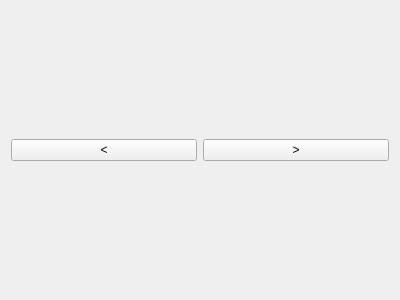
<?xml version="1.0" encoding="UTF-8"?>
<ui version="4.0">
 <class>Controller</class>
 <widget class="QWidget" name="Controller">
  <property name="geometry">
   <rect>
    <x>0</x>
    <y>0</y>
    <width>400</width>
    <height>300</height>
   </rect>
  </property>
  <property name="windowTitle">
   <string>Form</string>
  </property>
  <layout class="QHBoxLayout" name="horizontalLayout">
   <item>
    <widget class="QPushButton" name="pushButton">
     <property name="text">
      <string>&lt;</string>
     </property>
    </widget>
   </item>
   <item>
    <widget class="QPushButton" name="pushButton_2">
     <property name="text">
      <string>&gt;</string>
     </property>
    </widget>
   </item>
  </layout>
 </widget>
 <resources/>
 <connections/>
</ui>
